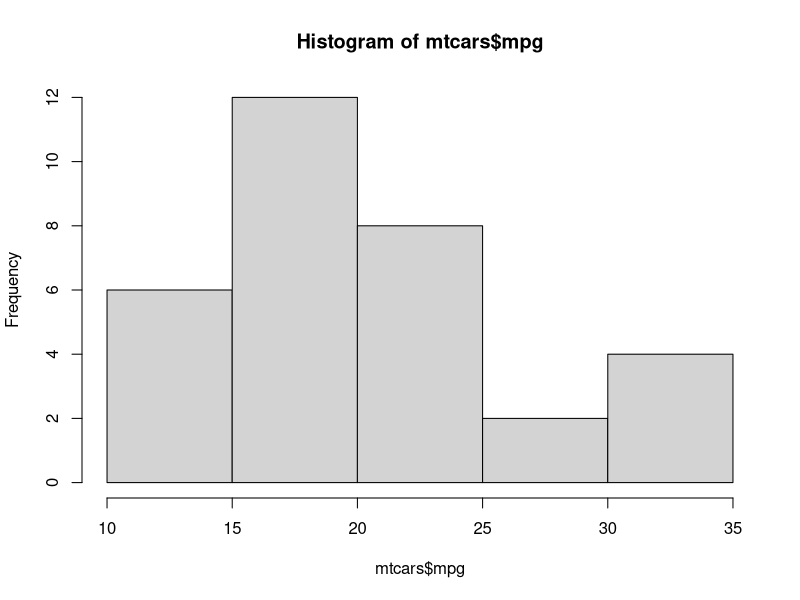
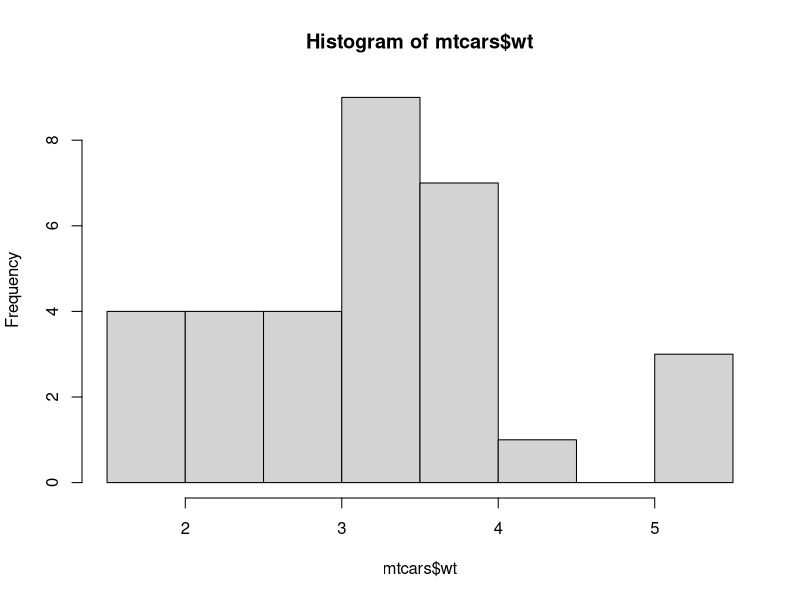
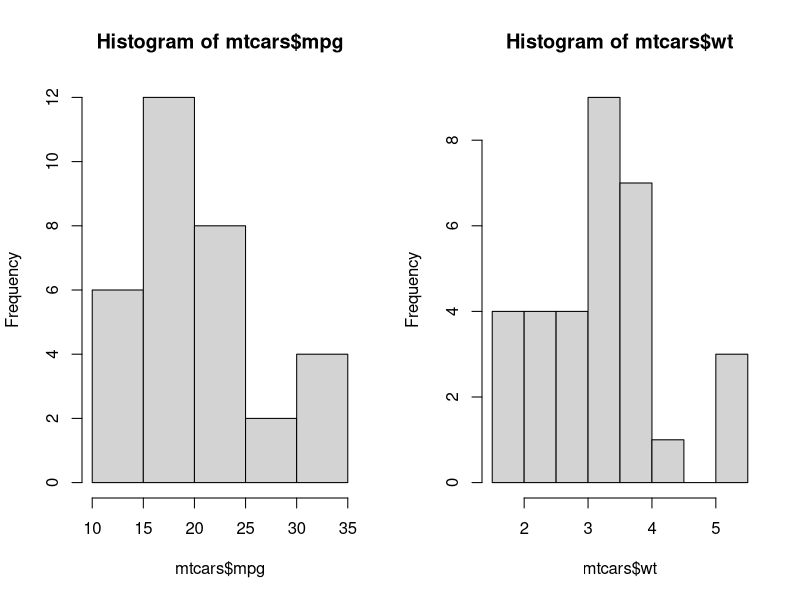
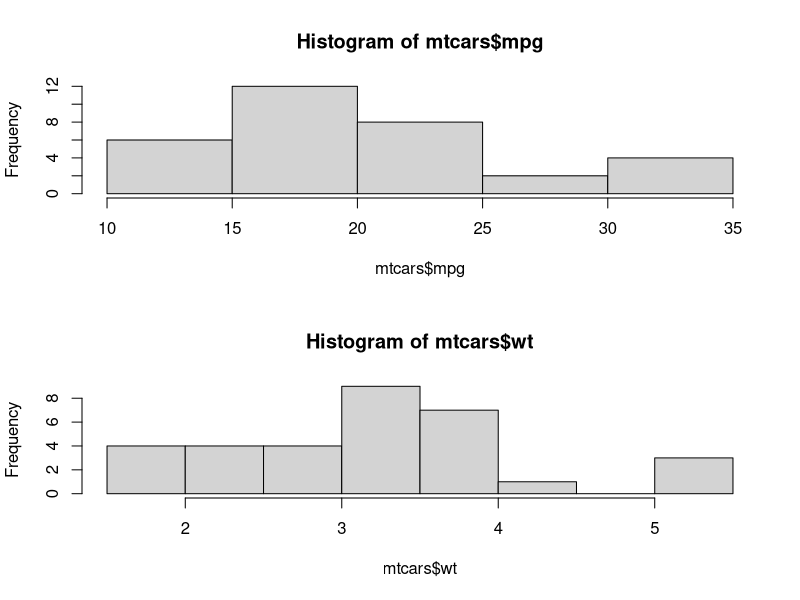
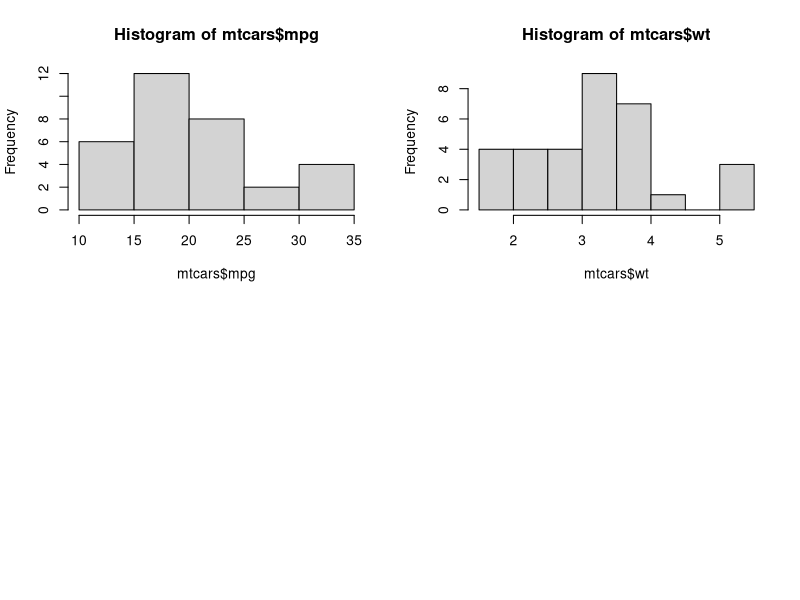

These figures' R source, in order: (Note: this script raises an error after producing the figures.)
hist(mtcars$mpg)
hist(mtcars$wt)

par(mfrow=c(1,2)) #1 row 2column disply
hist(mtcars$mpg)
hist(mtcars$wt)

par(mfrow=c(2,1))
hist(mtcars$mpg)
hist(mtcars$wt)


par(mfrow=c(2,2))
hist(mtcars$mpg)
hist(mtcars$wt)
pie(table(mtcars$cly))
hist(mtcars$hp)
